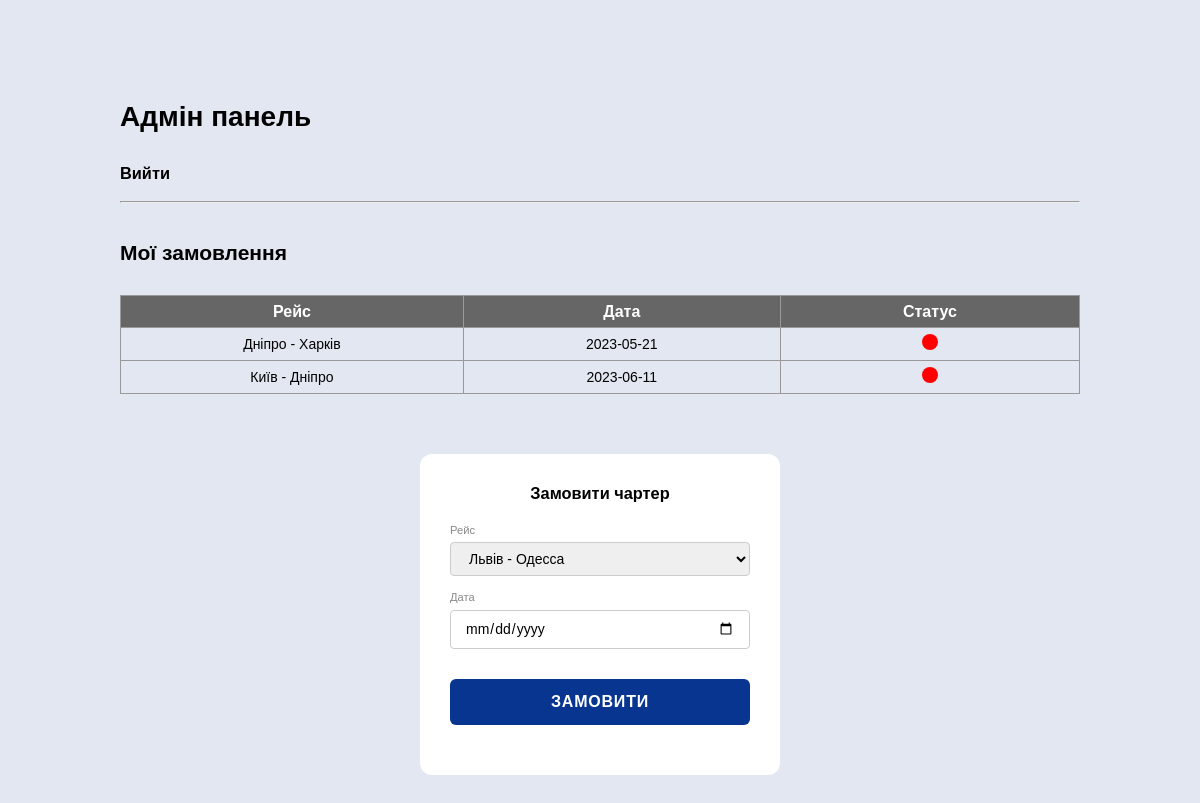
The app's page /user.php?id=3 (signed in) with its own data.
### tables this page shows
CREATE TABLE `flight` (
  `id` int NOT NULL,
  `type_id` int NOT NULL,
  `user_id` int NOT NULL,
  `date_flight` date NOT NULL,
  `status` int NOT NULL DEFAULT '0'
);

### user.php (the view, shortened to what this page needs)
<?php
include('db.php');
$user_id = $_SESSION["id"];
?>
<!DOCTYPE html>
<html lang="ru">
<head>
<link href="./css/style.css" type="text/css" rel="stylesheet">
</head>
<body>
<div id="root">
  <section class="admin-section">
    <div class="wrapper admin-section-wrapper">
      <h1 class="admin-section-title">Адмін панель</h1>
      <h3><?php echo ('<a href="index.php?id='. $_SESSION["id"] .'&exit=1" class="nav__link">Вийти</a>');?></h3>
      <hr>
      <div class="admin-section-block">
        <h2 class="admin-section-block-title">Мої замовлення</h2>
        <table class="main-table">
          <thead>
            <tr>
              <th class="table-flight">Рейс</th>
              <th class="table-date">Дата</th>
              <th class="table-status">Статус</th>
            </tr>
          </thead>
          <tbody>
            <?php
              $sql_my_flight = "SELECT f.*, (SELECT name FROM flight_type WHERE id = f.type_id) AS flight_type_name
        FROM flight f
        WHERE f.user_id = '".$user_id."'";
                      $result_my_flight = $conn->query($sql_my_flight);
              if ($result_my_flight->num_rows > 0) {
                  while ($row_my_flight = $result_my_flight->fetch_assoc()) {
                    if($row_my_flight["status"] == 1){
                      $status = 'green';
                    }else {
                      $status = 'red';
                    }
                    echo('<tr>
                      <td class="table-flight">'. $row_my_flight["flight_type_name"] .'</td>
                      <td class="table-date">'. $row_my_flight["date_flight"] .'</td>
                      <td class="table-status">
                        <div class="status status-'. $status .'"></div>
                      </td>
                    </tr>');
                  }
              } else {
                  echo "Немає результатів.";
              }
            ?>
          </tbody>
        </table>
      </div>
      <div class="admin-section-block">
        <form action="user.php?id=<?php echo($_SESSION["id"]); ?>" method="POST" class="main-section-form">
          <h3 class="main-form-title">Замовити чартер</h3>
          <label class="form-label">
            <p>Рейс</p>
            <select name="flight" class="text-el">
              <?php
                $sql_select = 'SELECT * FROM flight_type';
                $result_select = mysqli_query($conn, $sql_select);
                if (mysqli_num_rows($result_select) > 0) {
                  while($row_select = mysqli_fetch_assoc($result_select)) {
                    echo '<option value="'. $row_select["id"] .'">'. $row_select["name"] .'</option>';
                  }
                } else {
                  echo "Результатів не знайдено";
                }
              ?>
            </select>
          </label>
          <label class="form-label">
            <p>Дата</p>
            <input type="date" name="date" class="text-el" required value="">
          </label>
          <button type="submit" class="form-btn form-btn-el">Замовити</button>
        </form>
      </div>
    </div>
  </section>
</div>
</body>
</html>

### css/style.css (style rules this page uses)
*,*:before,*:after { -webkit-box-sizing: border-box;box-sizing: border-box }
html { -webkit-text-size-adjust:100% }
body { margin:0 }
h1 { font-size:2em;margin:.67em 0 }
hr { -webkit-box-sizing:content-box;box-sizing:content-box;height:0;overflow:visible }
a { background-color:transparent }
button,input,optgroup,select,textarea { font-family:inherit;font-size:100%;line-height:1.15;margin:0 }
button,input { overflow:visible }
button,select { text-transform:none }
[type=button],[type=reset],[type=submit],button { -webkit-appearance:button }
html, body { background: #fbfbfb; min-height: 100vh; font-style: normal; font-weight: normal; font-size: 14px; line-height: 1.2; font-family: Verdana, sans-serif; color: #000; color: var(--color-white); -webkit-font-smoothing: antialiased; -moz-osx-font-smoothing: grayscale; }
input, button, select, textarea, .btn { font-weight: normal; font-family: Verdana, sans-serif; }
input, button { margin: 0; padding: 0; appearance: none; -webkit-appearance: none; -moz-appearance: none; -ms-appearance: none; -o-appearance: none; }
a { color: inherit; text-decoration: none; cursor: pointer; }
h1, h2, h3, h4, h5, h6 { font-weight: bold; line-height: 1.22; }
#root { min-height: 100vh; display: flex; flex-direction: column; position: relative; overflow: hidden; z-index: 0; }
#root:before { background: #073590; width: 100%; height: 100%; content: ''; position: absolute; top: 0; left: 0; opacity: .1; z-index: -1; }
.wrapper { max-width: 1200px; margin: 0 auto; padding: 0 20px; }
.main-section-form { background: #fff; width: 100%; max-width: 360px; padding: 30px; margin: 0 auto; color: #000; border-radius: 12px; }
.form-label { margin: 0 0 15px; display: block; }
.form-label p { margin: 0 0 5px; display: block; font-size: 80%; text-align: left; color: #888; }
.text-el { width: 100%; height: auto; padding: 7px 14px; font-weight: normal; font-size: 14px; color: #000; line-height: 1.5; text-align: left; border: 1px solid #ccc; border-radius: 4px; outline: none; }
.form-btn { background: #073590; max-width: 100%; padding: 14px 20px; display: inline-block; font-weight: bolder; font-size: 16px; color: #fff; letter-spacing: .05em; text-align: center; text-transform: uppercase; border: none; border-radius: 0; border-radius: 6px; outline: none; cursor: pointer; transition: all .3s; }
.form-btn-el { width: 100%; margin: 30px 0 20px; display: block; }
.main-form-title { margin: 0 0 20px; font-weight: bold; text-align: center; }
.admin-section { padding: 100px 0; position: relative; z-index: 0; }
.admin-section-wrapper { max-width: 1000px; }
.admin-section-title { margin: 0 0 30px; }
.admin-section-block { margin: 0 -20px; padding: 30px 20px; overflow-x: auto; }
.admin-section-block-title { margin: 0 0 30px; }
.main-table { width: 100%; font-size: 14px; border-collapse: collapse; vertical-align: middle; }
.main-table td, .main-table th { padding: 6px 10px; border: 1px solid #999; text-align: left; vertical-align: middle; }
.main-table th { background: #666; color: #fff; font-weight: bold; font-size: 16px; }
.main-table td { font-size: 14px; }
.main-table *.table-action, .main-table *.table-status, .main-table *.table-flight, .main-table *.table-phone, .main-table *.table-date, .main-table *.table-action { width: 1%; text-align: center; white-space: nowrap; }
.status { width: 16px; height: 16px; display: inline-block; border-radius: 50%; }
.status-red { background: red; }

### records on screen
flight: flight_type_name "Дніпро - Харків", date_flight "2023-05-21", status 0 (drawn)
flight: flight_type_name "Київ - Дніпро", date_flight "2023-06-11", status 0 (drawn)

### other values on screen
form field flight "Львів - Одесса"
